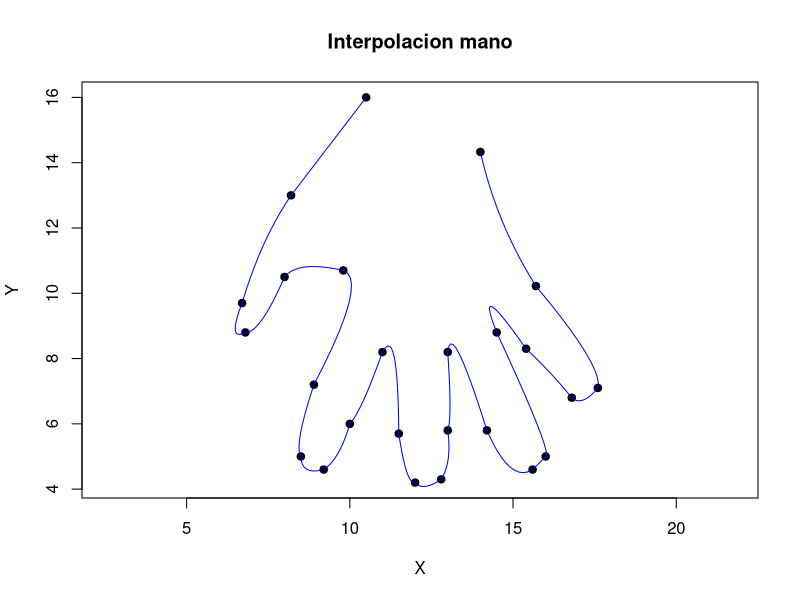

Generate this figure with R:
############################
#Interpolacion Mano
############################




#Coordenadas de la mano en X y Y
x=c(10.5, 8.2, 6.7, 6.8,  8.0,   9.8, 8.9, 8.5, 9.2, 10.0, 11.0, 11.5, 12.0,  12.8, 13, 13.0, 14.2,  15.6, 16.0, 14.5, 15.4, 16.8, 17.6,  15.7, 14.00)
y=c(16,  13, 9.7,   8.8, 10.5, 10.7, 7.2,   5,  4.6,  6.0,  8.2,  5.7,  4.2,   4.3,  5.8,  8.2,  5.8,   4.6,  5.0,  8.8,  8.3,  6.8,  7.1, 10.22, 14.33)



###############
#Funcion
###############
error<-function(x,f,s,n)
{
  err = 0
  sol = 0
  ans = 0
  for(i in 1:n)
  {
    h<-max(x[i+1]-x[i])
    err=h^(3/2)
    ans = f(x[i])-s[i]
    if(!is.null((ans< err))||!is.null((ans==err)))
    {
      sol[i]=ans
    }
  }
  return(sol)
}

#Imprime los resultados pertinentes
tabla<-function(x,y,err)
{
  datos = data.frame(cbind(x,y,err))
  colnames(datos) = c('X','Spline','Error')
  print(datos)
}

#Calculo del tama?o de paso "h"
#De la forma que h(i) = x(i+i) - x(i)
calHi<-function(x)
{
  n = length(x)
  h <- (c(x,0) - c(0,x))[2:n]
  return (h)
}

matrizA<-function(h,a,x)
{
  n = length(x)
  alph <- (3/c(1,h,1,1)*(c(a,1,1) - c(1,a,1)) - 3/c(1,1,h,1)*(c(1,a,1)-c(1,1,a)))[3:n]
  A <- c(1,rep(0,times=n-1))
  for (i in 1:(n-2)) {
    A <- rbind(A,c( rep(0,times=i-1) , c(h[i],2*(h[i]+h[i+1]),h[i+1]) , rep(0,times=n-i-2) ) )
  }
  A <- rbind(A,c(rep(0,times=n-1),1))
  
  return(A)
}

matrizB<-function(h,a)
{
  n = length(x)
  alph <- (3/c(1,h,1,1)*(c(a,1,1) - c(1,a,1)) - 3/c(1,1,h,1)*(c(1,a,1)-c(1,1,a)))[3:n]
  b <- c(0,alph,0)
  return (b)
}


calS<-function(A,b)
{
  c <- solve(A, b)
  return(c)
}


sNormal<-function(a,c,h)
{
  n = length(x)
  b <- ((c(a,0) - c(0,a))/c(1,h,1) - c(1,h,1)/3*(c(c,0) + 2*c(0,c)))[2:n]
  d <- ((c(c,0) - c(0,c))/(3*c(1,h,1)))[2:n]
  
  ans = rbind(a[1:n-1],b,c[1:n-1],d)
}

#Splie cubico, llama a las respectivas funciones para que la interpolacion funcione
sCubico<-function(x,y)
{
  h<-calHi(x)
  A<-matrizA(h,y,x)
  B<-matrizB(h,y)
  S<-calS(A,B)
  sNormal(y,S,h)
}

#######################
#Funcion spline Cubico
#######################
splineCubico<-function(x,y)
{
  plot(x,y, pch=19, cex=1, col = "black", asp = 1, xlab="X", ylab = "Y", main = "Interpolacion mano")
  f = splinefun(x,y,method = "natural", ties = mean)
  t = 1:length(x)
  sx = sCubico(t,x)
  sy = sCubico(t,y)
  for (i in 1:(length(t)-1)) {
    dat<- data.frame(t=seq(t[i],t[i+1], by=0.1) )
    fx <- function(x) (sx[1,i] + sx[2,i]*(x-t[i]) + sx[3,i]*(x-t[i])^2 + sx[4,i]*(x-t[i]))
    fy <- function(x) (sy[1,i] + sy[2,i]*(x-t[i]) + sy[3,i]*(x-t[i])^2 + sy[4,i]*(x-t[i]))
    dat$y=fy(dat$t)
    dat$x=fx(dat$t)
    points(dat$x,dat$y,type='l', col='blue')
    err=error(dat$x,f,dat$y,length(dat$x))
    tabla(dat$x,dat$y,err)
  }
}
splineCubico(x,y)